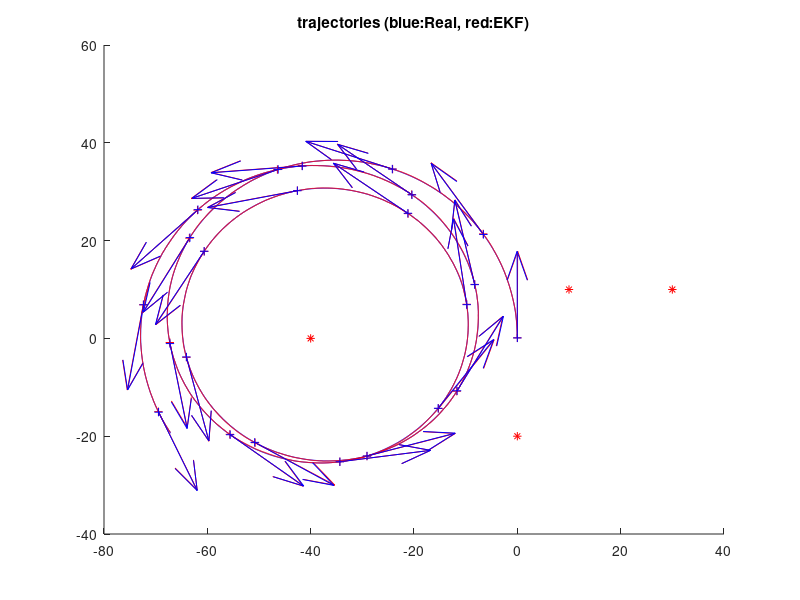
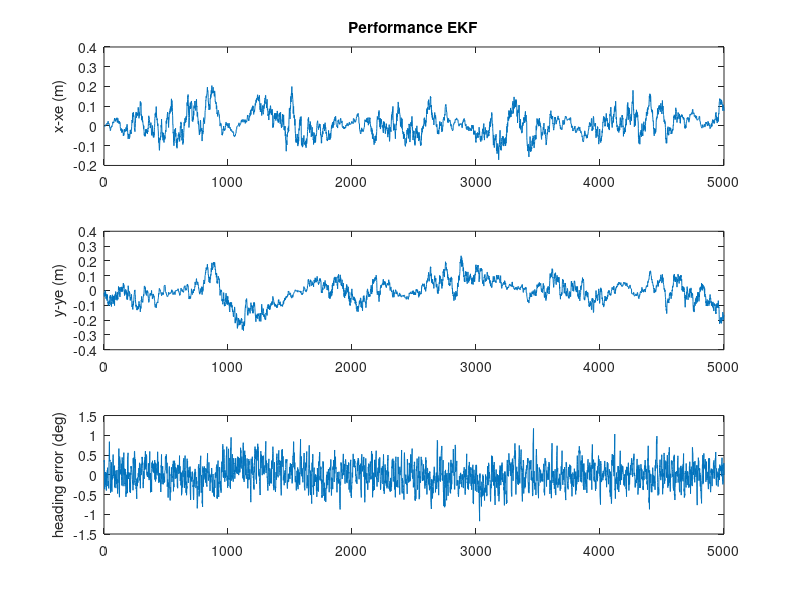

MATLAB code for these plots, in order:
% DemoEKF.m - version 2016.1
% MRTN4010 - S1.2016
% Example using Extended Kalman Filter for the localization problem, using laser range observations.

% Note#1:
% For each "laser scan" we extract the detected landmarks and use their ranges to update the estimated 
% states (3DoF: 2D position and heading of the platform).  
% Even frequently using "just" one range (related to some landmark) the estimator is
% able to estimate the pose (position and heading)!!!
% Q: How is this possible?
% A: This is because in addition to the observation model we use the process model (which correlates the states in time) as well.
% As the robot moves then we obtain several observations from different poses (and at different times).
% This system is what is said to be "Observable" 
% (its internal states can be estimated by observing its "outputs", in this case we measure the robot's distance to certain landmark/landmarks).


% Note#2: in this simulation we run the process model at certain frequency
% (dt=50ms), however we do not assume we get measurements (for the observations) at that sample
% rate (that situation would be great!, but it is not always possible). We assume observations have a slower sample rate. This
% is to show that even for a poor system (observing at low rate) the estimation process is still good and feasible. 
% ( Question: How fast is a human driver in observing the context in order to estimate his/her pose? )


%Note #3:
% You can change many things in this simulation:
% 1)  the geographical distribution and number of landmarks.
% 2)  the noise's standard deviations in the inputs of the kinematic model of the vehicle
% 3)  the noise's standard deviations of range measurements
% 4)  the sampling rate of the scanner
% 5)  the inputs to the process (speed and angular rate)
% and a lot of things for experimenting!


% You are requested, in Project01, to 
%  1) modify the update stage of the EKF for accepting bearing observations.
%  2) Adapt the Q matrix used in the prediction step, for properly
%  considering the noise that pollutes the model inputs.



% Note4:  IMPORTANT
% a) You will need to modify the EKF update stage in order to deal with the
% cases:        Bearing Only and Range+Bearing (as required in Project01).

% b) you need to adapt the Q matrix in the prediction stage in order to
% consider the noise that pollutes the inputs of the process model (speed
% and gyroZ). 

%---------------------------------

% In this problem we have a kinematic model of the platform ( our "process
% model"). The inputs, u(t), of the model are 2 :
%    a)  platform's speed (measured at the middle point between the back wheels) 
%    b)  Wz (yaw/heading angular rate), measured through  IMU's gyros.


% by J. Guivant for MRTN4010's students, Session S2.2015.



function part2b()


% .....................................................
% Here I define the magnitude of the "noises", that I assume are present, 
% polluting mesurements, models, etc.  

% Standard deviation of the error in the angular rate sensor. 
stdDevGyro = 2*pi/180 ;        
% 2 degrees/second , standard deviation of the gyros' noise
% you have seen, when playing with our real IMU's data that, after removing the
% offsets, the random error present in the gyros' measurements should be lower than 2 deg/sec.


% Standard deviation of the error in the speed's measurements
stdDevSpeed = 0.3 ;   % We simulate a lot of error!  (very difficult case). 
% Speed meter's error = 0.3m/sec; actually, a low quality speed sensor!

% ... errors in the range measurements (25cm, standard dev.)
sdev_rangeMeasurement = 0.25 ;          % std. of noise in range measurements. 0.25m
% this is more than the error you would have with our laser scanner.

stdDevBear = 0.5 * pi / 180;
% .....................................................
Dt=0.05 ;                       % "sample time", 50ms
Li = 5000 ;                     % "experiment" duration, in iterations 
DtObservations=0.250 ;          % laser "sample time" (for observations), 4Hz, approximately


% .....................................................
% Here I create a virtual map, because this program works on a simulated process.
% (in a real case you would have a real map)

% How many landmarks do you want to use?  
n_usedLanmarks = 4 ;    %it must be : 0 < n_usedLanmarks <5 
% just to create some landmarks
% if you specify "n_usedLanmarks = 0", you would not have observations
% (i.e. no updates, just predictions )

global NavigationMap;
NavigationMap = CreateSomeMap(n_usedLanmarks) ;  %creates a artificial map!
% ................................................


% These are the ESTIMATES (Expected value and covariance matrix)
% Initial conditions of the estimates (identical to the real ones, as in
% the lab)( I Assume we know the initial condition of the system)
Xe = [ 0; 0;pi/2 ] ;        
P = zeros(3,3) ;            % initial quality --> perfect (covariance =zero )
% Why perfect? (BECAUSE in this case we DO ASSUME we know perfectly the initial condition)


% Some buffers to store the intermediate values during the experiment
Xreal_History= zeros(3,Li) ;
Xe_History= zeros(3,Li) ;

% .....................................................
% I assume that every time we apply the process model to predict the evolution of the system for a 
% perdiod of time of Dt (50ms) we introduce uncertainty of 0.01m standard deviation on X, Pu = diag([(0.01)^2, (1*pi/180)^2]);
% Q matrix. Represent the covariance of the uncertainty about the process model.
% .....................................................


% similar uncertainty on Y and 1 degree (a lot!) on the heading's estimation
% Q  =zeros(3,3) ;  Q(1,1) = (0.01)^2 ; Q(2,2) =Q(1,1)  ; Q(3,3) = (1*pi/180)^2 ;
% Although you can use this proposed Q, it can be improved. Read
% "MTRN40101_L06_Noise_in_the_inputs_of_ProcessModel.pdf" in order to implement a good refinement. 

%my modifications, keep original q matrix as initial, set up Pu diagonal
Qi = diag( [ (0.01)^2 ,(0.01)^2 , (1*pi/180)^2]) ;

Pu = diag([(stdDevSpeed)^2, (stdDevGyro)^2]);

time=0 ;
% init simulator of process (the "real system").
InitSimulation(stdDevSpeed,stdDevGyro,stdDevBear, sdev_rangeMeasurement,DtObservations);
% (BTW: this is just a simulation to replace the real system, because we,
% for the moment, do not have the real system. )


disp('Running full simulation, OFF line. Please wait...');

% .....................................................    
for i=1:Li,     % loop
    
    %pause(dt) ;   % NO delay, I want to run this in a fast off-line SIMULATION, so ASAP.
    
    time = time+Dt ;    
    SimuPlatform(time,Dt);      % because NOW I do not have a real system, I simulate it.

     
    % I ask about the inputs to the Process Model.
    % The inputs I will be told are polluted versions of the real inputs.
    [Noisy_speed,Noisy_GyroZ]=GetProcessModelInputs();
    % in the real case we should measure the real inputs (gyros and speedmeter)
    
    % -------- THIS IS THE EKF! ------------------------

    % ------ Kalman Filter prediction: applies the prediction step (i.e. Porcess model). 
    Xe    = RunProcessModel(Xe,Noisy_speed,Noisy_GyroZ,Dt) ;
    % Estimate new covariance after prediction
    % First , I evaluate the Jacobian matrix of the process model (see lecture notes).
    % you should write the analytical expression on paper to understand the following line.
    J = [ [1,0,-Dt*Noisy_speed*sin(Xe(3))  ]  ; [0,1,Dt*Noisy_speed*cos(Xe(3))] ;    [ 0,0,1 ] ] ;
    
    Ju = [ [cos(Xe(3))*Dt,0] ; [sin(Xe(3))*Dt,0] ; [0,Dt] ];
    
    % then I calculate the new coveraince, after the prediction P(K+1|K) = J*P(K|K)*J'+Q ;
    Qu = Ju*Pu*Ju';
    Q = Qi + Qu;
    P = J*P*J'+Q ;
    % the precition step, for this iteration, is done.
    % -----------------------------------------------


    % .. Get range measuremens, if those are available.
    [nDetectedLandmarks,MasuredRanges,IDs,MeasuredBearings]=GetObservationMeasurements();
    
    if nDetectedLandmarks>0,     % any laser data and detected landmarks?
     
        % Because there are available obsevations ==> I perform EKF update.
             
   
        % ----------3)----- Kalmal Filter update (observations)
        % Because this observation function is non-linear--> we need to get the Jacobians of h(X).
        % Jacobian for range only measurements (evaluated at the current expected value -->Xe)    
        
        % sqrt( (xi-x)^2+(yi-y)^2 ) for all the seen landmarks. I will need
        % this term for the next calculations.
        
        % We perform an EKF update for each of the observations
        for u=1:nDetectedLandmarks,
         
            ID = IDs(u);            % landmark ID?    
            eDX = (NavigationMap.landmarks(ID,1)-Xe(1)) ;      % (xu-x)
            eDY = (NavigationMap.landmarks(ID,2)-Xe(2)) ;      % (yu-y)
            eD2 = eDX*eDX + eDY*eDY;
            eDD = sqrt( eD2 ) ; %   so : sqrt( (xu-x)^2+(yu-y)^2 ) 
            eDB = atan2(eDY,eDX) - Xe(3) + pi/2;
            
        
            % here is it. "H". I reuse some previous calculations.
            H = [   -eDX/eDD , -eDY/eDD , 0 ; eDY/eD2 , -eDX/eD2, -1 ] ;   % Jacobian of h(X); size 1x3
        
        
        
            % the expected distances to the landmarks ( "h(Xe)" )
            ExpectedRange = eDD ;   % just a coincidence: we already calculated them for the Jacobian, so I reuse it. 
            ExpectedBearing = eDB;

   
            
            % Evaluate residual (innovation)  "Y-h(Xe)" 
            %(measured output value - expected output value)

            
            z = [MasuredRanges(u) - ExpectedRange ; MeasuredBearings(u) - ExpectedBearing];     
 
            z(2) = mod(z(2) + pi, 2*pi)-pi;

            
            % ------ covariance of the noise/uncetainty in the measurements
            R = diag([sdev_rangeMeasurement*sdev_rangeMeasurement*4; 4 * stdDevBear * stdDevBear]);
            % I multiply by 4 because I want to be conservative and assume
            % twice the standard deviation that I believe does happen.
        
            % Some intermediate steps for the EKF (as presented in the lecture notes)
            S = R + H*P*H' ;
            iS = inv(S);                 % iS = inv(S) ;   % in this case S is 1x1 so inv(S) is just 1/S
            K = P*H'*iS ;           % Kalman gain

            % ----- finally, we do it...We obtain  X(k+1|k+1) and P(k+1|k+1)
            Xe = Xe+K*z ;           % update the  expected value
            P = P-P*H'*iS*H*P ;     % update the Covariance
        % -----  individual EKF update done ...
       end; 
       % all available EKF updates done ...
    end;  
     
    
     % -------- store some current variables, to plot at the end.   
     Xreal_History(:,i) = GetCurrentSimulatedState() ;
     Xe_History(:,i)    = Xe ;
end ;                           % end of while loop
      


% PLOT some results. PLot estimated and "real" values of platform states.
SomePlots(Xreal_History,Xe_History,NavigationMap) ;


return ;           % loop to the next observation based on new measurements..



% =========================================================================
% --- THIS IS THE PROCESS MODEL of MY SYSTEM. (it is a Kinemetic model)
    
function Xnext=RunProcessModel(X,speed,GyroZ,dt) 
    Xnext = X + dt*[ speed*cos(X(3)) ;  speed*sin(X(3)) ; GyroZ ] ;
return ;


% =========================================================================
% ========== Simulation functions - (used for simulation of "real" platform and
% for the process model of the EKF.
% When we apply the EKF on a real case, we do NOT need this part.


function [ranges,IDs,bearings] = GetMeasurementsFomNearbyLandmarks(X,map)
    
    if map.nLandmarks>0,
        dx= map.landmarks(:,1) - X(1) ;
        dy= map.landmarks(:,2) - X(2) ;
        ranges = sqrt((dx.*dx + dy.*dy)) ;
        IDs = [1:map.nLandmarks];
        
        bearings = atan2(dy, dx) - X(3) + pi/2;

                
        
    else,
        IDs=[];ranges=[];bearings=[];
    end;
    % I simulate I measure/detect all the landmarks, however there can be
    % cases where I see just the nearby ones.
    
return ;


% here I propose some speed and angular rate inputs. 
% in real cases, they do happen, we do not propose them.
function [speed,GyroZ] = SimuControl(X,t)
    speed = 2 ;                                         % cruise speed, 2m/s  ( v ~ 7km/h)
    GyroZ = 3*pi/180 + sin(0.1*2*pi*t/50)*.02 ;         % some crazy driver moving the steering wheel...
return ;


% here I propose some map of landmarks. 
% in real cases, we do not create it, synthetically, like here.
function map = CreateSomeMap(n_used)
    n_used = max(0,min(4,n_used));      % accepts no less than 1, no more than 4. 
    
    landmarks = [  [ -40,0 ];[ -0,-20 ];[ 10,10 ] ;[ 30,10 ]  ] ;   
    % you may modify this list, in case you want to add more landmarks to the navigation map.
    
    map.landmarks = landmarks(1:n_used,:) ;
    map.nLandmarks = n_used ;
return ;





function InitSimulation(stdDevSpeed,stdDevGyro, stdDevBear, sdev_rangeMeasurement,DtObservations)
    global ContextSimulation;
    ContextSimulation.Xreal = [ 0; 0;pi/2 ] ;     % [x;y;phi]
    ContextSimulation.stdDevSpeed = stdDevSpeed;
    ContextSimulation.stdDevGyro = stdDevGyro;
    ContextSimulation.stdDevBear = stdDevBear;
    ContextSimulation.Xreal = [0;0;pi/2];
    ContextSimulation.speed=0;
    ContextSimulation.GyroZ=0;
    ContextSimulation.sdev_rangeMeasurement=sdev_rangeMeasurement;
    ContextSimulation.DtObservations=DtObservations;
    ContextSimulation.timeForNextObservation= 0;
    ContextSimulation.CurrSimulatedTime=0;
return;


function [Noisy_speed,Noisy_GyroZ]=GetProcessModelInputs()
    % .....................................................
    % add noise to simulate real conditions
    % WHY? to be realistic. When we measure things the measurements are polluted with noise, So I simulated that situation by adding random
    % noise to the perfect measurements (the ones I get from the simulated "real" platform.
    global ContextSimulation;
    Noisy_speed =ContextSimulation.speed+ContextSimulation.stdDevSpeed*randn(1) ;
    Noisy_GyroZ =ContextSimulation.GyroZ+ContextSimulation.stdDevGyro*randn(1);
return;


% NOTE: in Project#2 you will apply the EKF for estimating the states of the real
% system. In such cases You DO NOT ADD ANY NOISE to the real
% measurements!!!!. We add noise, here, because we want to simulate a real
% case, always having noise polluting our measurements.


function  SimuPlatform(time,Dt)
    global ContextSimulation;    
    
    % simulate some crazy driver for the car..
    [ContextSimulation.speed,ContextSimulation.GyroZ] = SimuControl(ContextSimulation.Xreal,time) ;      % read kinematic model inputs, ideal ones
    % .........................................
    % simulate one step of the "real system":  Xreal(time)
    ContextSimulation.Xreal = RunProcessModel(ContextSimulation.Xreal,ContextSimulation.speed,ContextSimulation.GyroZ,Dt) ;
    ContextSimulation.CurrSimulatedTime = ContextSimulation.CurrSimulatedTime+Dt;
return;


function [nDetectedLandmarks,MasuredRanges,IDs, MeasuredBearings]=GetObservationMeasurements(map)
    global ContextSimulation NavigationMap;       
   
    if ContextSimulation.CurrSimulatedTime<ContextSimulation.timeForNextObservation,
        % no measurements of outputs at this time.
        nDetectedLandmarks=0;
        MasuredRanges=[];
        IDs=[];
        MeasuredBearings = [];
        return ; 
    end;
        
    ContextSimulation.timeForNextObservation = ContextSimulation.timeForNextObservation+ContextSimulation.DtObservations;
    
    % get simulated range measurements (actual system), in this case the
    % simulated platform.
        [RealRanges,IDs, RealBearings] = GetMeasurementsFomNearbyLandmarks(ContextSimulation.Xreal,NavigationMap) ;
                % ...................................................
        nDetectedLandmarks = length(RealRanges) ;
      
        
        if (nDetectedLandmarks<1)       % no detected landmarks...
            MasuredRanges=[];   IDs=[];  MeasuredBearings=[];  return ; 
        end;
        
        
        % Here I corrupt the simulated measurements by adding some random noise (to simulate the noise that would be present in the reality)
        % this is the noise:
        noiseInMeasurementsRange= ContextSimulation.sdev_rangeMeasurement*randn(size(RealRanges));
        noiseInMeasurementsBearings= ContextSimulation.stdDevBear*randn(size(RealBearings));

        % here I add it to the perfect ranges' measurements
        MasuredRanges = RealRanges +  noiseInMeasurementsRange ;
        MeasuredBearings = RealBearings + noiseInMeasurementsBearings;
        
        % so MasuredRanges are the measurements polluted with
        % noise. I get the "perfect measurements" from the simulated
        % platform.
        
        % in real life they arrive already polluted!
        
 return;

 
    function X=GetCurrentSimulatedState()
        global ContextSimulation;
        X=ContextSimulation.Xreal;
        
        
     return;   

% -------------end simulation functions -----------------------------------------------


% ====================================================
% --- This is JUST for ploting the results
function SomePlots(Xreal_History,Xe_History,map) ;



figure(2) ; clf ; hold on ;
plot(Xreal_History(1,:),Xreal_History(2,:),'b') ;
plot(Xe_History(1,:),Xe_History(2,:),'r') ;
plot(map.landmarks(:,1),map.landmarks(:,2),'*r') ;
ii = [1:225:length(Xe_History(1,:))] ;
quiver(Xe_History(1,ii),Xe_History(2,ii),5*cos(Xe_History(3,ii)),5*sin(Xe_History(3,ii)),'r' ) ;
quiver(Xreal_History(1,ii),Xreal_History(2,ii),5*cos(Xreal_History(3,ii)),5*sin(Xreal_History(3,ii)),'b' ) ;
plot(Xe_History(1,ii),Xe_History(2,ii),'+r') ;
plot(Xreal_History(1,ii),Xreal_History(2,ii),'+b') ;
title('trajectories (blue:Real, red:EKF)') ;

% --------- plot errors between EKF estimates and the real values
figure(3) ; clf ; 
subplot(311) ; plot(Xreal_History(1,:)-Xe_History(1,:)) ;ylabel('x-xe (m)') ;
title('Performance EKF') ;
subplot(312) ; plot(Xreal_History(2,:)-Xe_History(2,:)) ;ylabel('y-ye (m)') ;
subplot(313) ; plot(180/pi*(Xreal_History(3,:)-Xe_History(3,:))) ;ylabel('heading error (deg)') ;

return ;
% -------------------------------------------------------------------------


%  Jose Guivant - For Projects 01/02 - AAS -Session 1.2016
%  Questions:      email to : j.guivant@unsw.edu.au


% -------------------------------------------------------------------------


